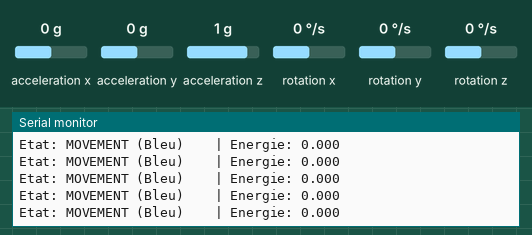
This sketch was run on a simulated ESP32-S3. Parts: the last lines printed to the serial monitor. Wiring (inferred from the names in the program): MPU-6050 motion sensor at I2C address 0x68. The inputs (shaded band) are chosen by the test bench; at power-on: acceleration x 0 g, acceleration y 0 g, acceleration z 1 g, rotation x 0 °/s, rotation y 0 °/s, rotation z 0 °/s.

Above: at 1.2 s.
1.3 s: acceleration x set to -1.4 g
2.8 s: acceleration y set to -0.8 g
4.3 s: acceleration z set to -1.4 g
At 4.9 s:
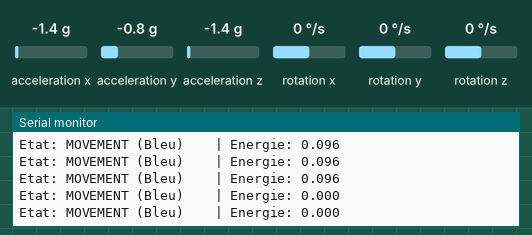
5.8 s: rotation x set to -192 °/s
At 6.4 s:
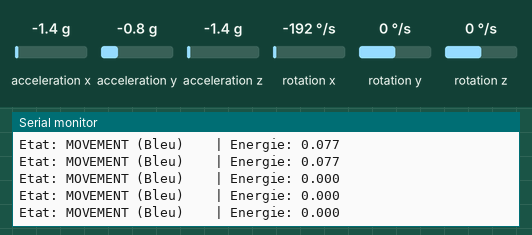
7.3 s: rotation y set to 12 °/s
At 7.8 s:
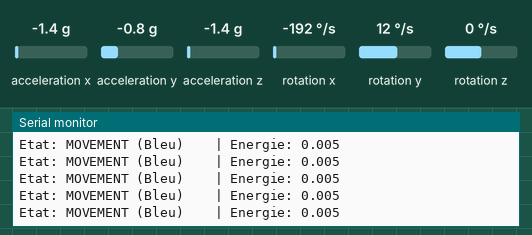
Timing chart, 0 to 9.8 s (numbered marks = the images above; inputs shaded):
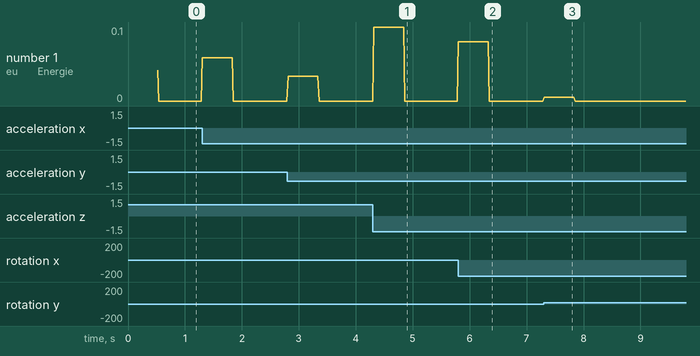

The sketch:

movement_vs_shaking.ino
```cpp
#include <Wire.h>

#define MPU_ADDR 0x68
#define I2C_SDA  8
#define I2C_SCL  9

// Broche de la LED RGB intégrée (ESP32-S3)
#define RGB_BUILTIN 48

// Seuil d'énergie de secousse omnidirectionnelle (ajustable)
#define SHAKE_THRESHOLD 1.2f

// Variables pour mémoriser l'échantillon précédent (différentiation)
float prev_ax = 0, prev_ay = 0, prev_az = 0;
float prev_gx = 0, prev_gy = 0, prev_gz = 0;

// Fenêtre d'énergie lissée (25 échantillons = 0.5 s à 50 Hz)
#define WINDOW_SIZE 25
float energy_buffer[WINDOW_SIZE];
int buf_index = 0;
bool buf_full = false;

void setup() {
  Serial.begin(115200);
  Wire.begin(I2C_SDA, I2C_SCL);

  // Réveil du MPU-6050
  Wire.beginTransmission(MPU_ADDR);
  Wire.write(0x6B);
  Wire.write(0);
  Wire.endTransmission(true);

  // Configuration de l'échelle accéléromètre (+/- 4g) et gyro (+/- 500 deg/s)
  Wire.beginTransmission(MPU_ADDR);
  Wire.write(0x1C); // ACCEL_CONFIG
  Wire.write(0x08); // +/- 4g
  Wire.endTransmission(true);

  #ifdef RGB_BUILTIN
  neopixelWrite(RGB_BUILTIN, 0, 0, 64); // Bleu au démarrage
  #endif

  Serial.println("Systeme omnidirectionnel pret : Bleu = Movement, Magenta = Shaking");
}

void loop() {
  Wire.beginTransmission(MPU_ADDR);
  Wire.write(0x3B);
  Wire.endTransmission(false);
  Wire.requestFrom(MPU_ADDR, 14, true);

  if (Wire.available() >= 14) {
    int16_t raw_ax = (Wire.read() << 8) | Wire.read();
    int16_t raw_ay = (Wire.read() << 8) | Wire.read();
    int16_t raw_az = (Wire.read() << 8) | Wire.read();
    Wire.read(); Wire.read(); // Skip température
    int16_t raw_gx = (Wire.read() << 8) | Wire.read();
    int16_t raw_gy = (Wire.read() << 8) | Wire.read();
    int16_t raw_gz = (Wire.read() << 8) | Wire.read();

    // Conversion physique (échelle +/- 4g -> 8192 LSB/g, gyro -> 65.5 LSB/(deg/s))
    float ax = raw_ax / 8192.0f;
    float ay = raw_ay / 8192.0f;
    float az = raw_az / 8192.0f;
    float gx = (raw_gx / 65.5f) / 100.0f; // normalisé
    float gy = (raw_gy / 65.5f) / 100.0f;
    float gz = (raw_gz / 65.5f) / 100.0f;

    // Détection des variations instantanées sur les 3 axes d'accélération + rotation
    float d_acc = fabsf(ax - prev_ax) + fabsf(ay - prev_ay) + fabsf(az - prev_az);
    float d_gyr = fabsf(gx - prev_gx) + fabsf(gy - prev_gy) + fabsf(gz - prev_gz);
    float instant_energy = d_acc + 0.5f * d_gyr;

    prev_ax = ax; prev_ay = ay; prev_az = az;
    prev_gx = gx; prev_gy = gy; prev_gz = gz;

    // Ajout dans le buffer glissant
    energy_buffer[buf_index++] = instant_energy;
    if (buf_index >= WINDOW_SIZE) {
      buf_index = 0;
      buf_full = true;
    }

    if (buf_full) {
      // Énergie moyenne sur la fenêtre
      float mean_energy = 0;
      for (int i = 0; i < WINDOW_SIZE; i++) mean_energy += energy_buffer[i];
      mean_energy /= WINDOW_SIZE;

      if (mean_energy > SHAKE_THRESHOLD) {
        // SHAKING -> MAGENTA (Rouge + Bleu)
        neopixelWrite(RGB_BUILTIN, 64, 0, 64);
        Serial.printf("Etat: SHAKING (Magenta) | Energie: %.3f\n", mean_energy);
      } else {
        // MOVEMENT DANS LA MAIN / POSE -> BLEU
        neopixelWrite(RGB_BUILTIN, 0, 0, 64);
        Serial.printf("Etat: MOVEMENT (Bleu)    | Energie: %.3f\n", mean_energy);
      }
    }
  }

  delay(20); // 50 Hz
}
```

Measured:
- after the input at 4.3 s, the serial monitor: prints a new line at once (image 1)
- after the input at 5.8 s, the serial monitor: prints a new line at once (image 2)
- after the input at 7.3 s, the serial monitor: prints a new line at once (image 3)
